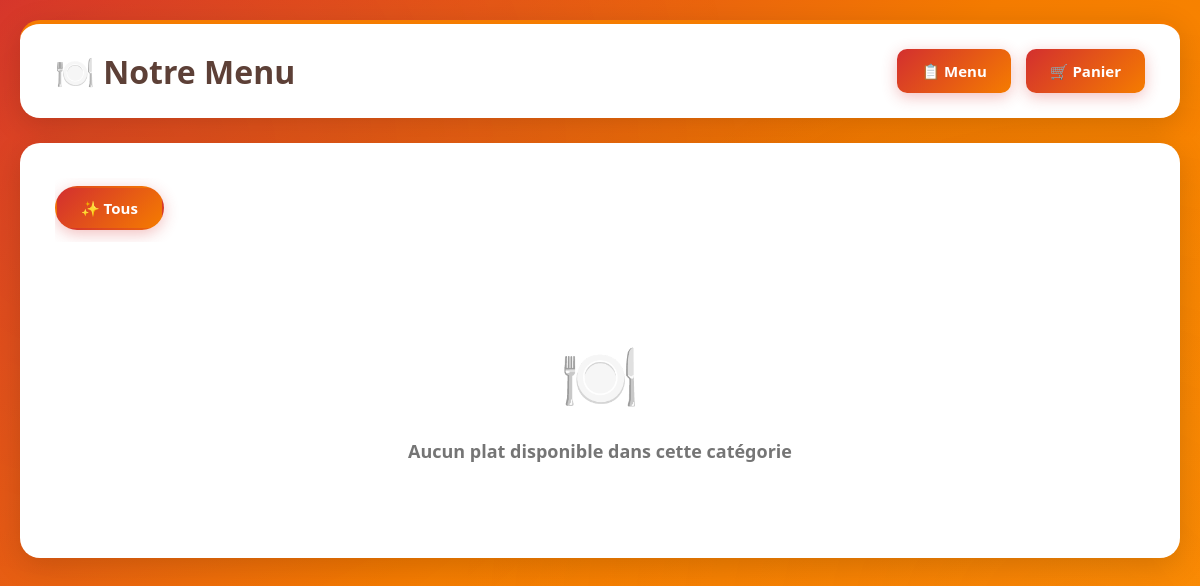
Before: /menu/ with the older database file.
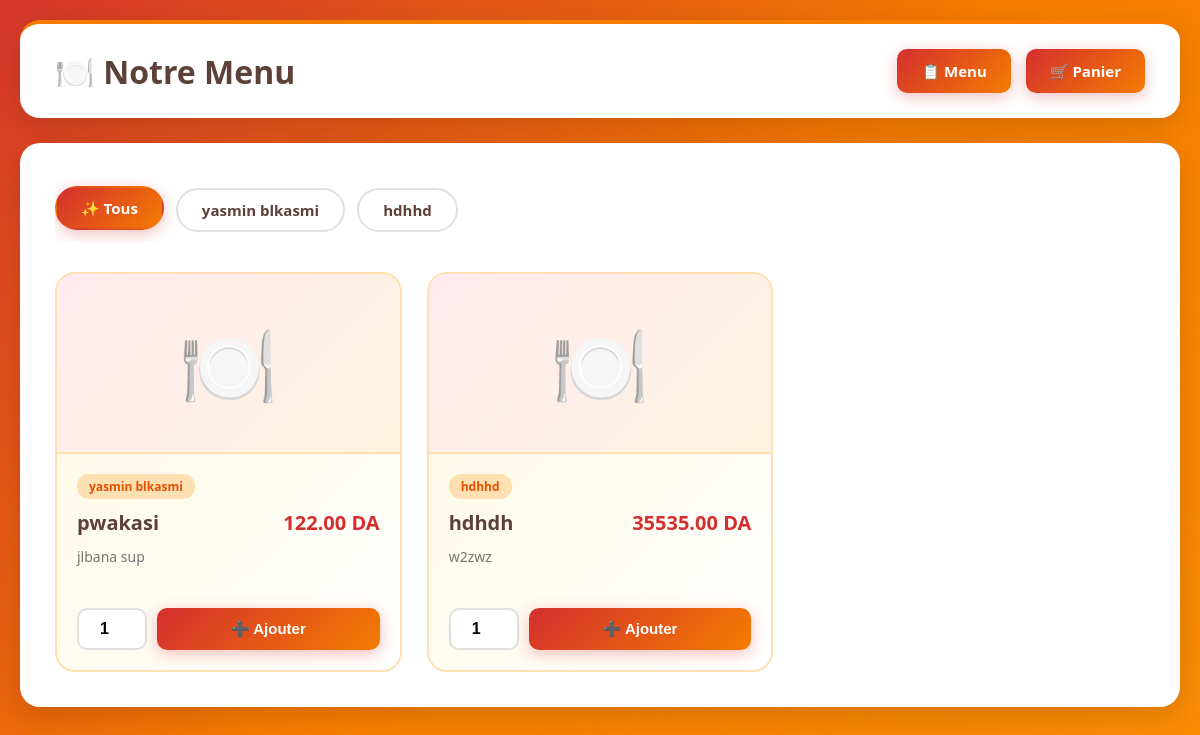
After: the same page with the newer database file.
### menu/models.py (models this page shows, shortened)
class Category(models.Model):
    name = models.CharField(max_length=100, unique=True)  # nom de la catégorie
    slug = models.SlugField(max_length=100, unique=True, blank=True)  # pour SEO

class MenuItem(models.Model):
    name = models.CharField(max_length=200)  # nom du plat
    description = models.TextField(blank=True)  # description optionnelle
    price = models.DecimalField(max_digits=10, decimal_places=2)  # prix
    available = models.BooleanField(default=True)  # disponible ou non
    category = models.ForeignKey(Category, on_delete=models.CASCADE, related_name='items')

### menu/views.py (the view, shortened to what this page needs)
# urls.py: path('menu/', menu_list_view, name='menu-list'),
def menu_list_view(request):
    category_slug = request.GET.get('category', 'all')
    categories = Category.objects.all()
    if category_slug == 'all':
        menu_items = MenuItem.objects.filter(available=True)
        current_category = 'all'
    else:
        category = get_object_or_404(Category, slug=category_slug)
        menu_items = MenuItem.objects.filter(category=category, available=True)
        current_category = category.slug
    cart = request.session.get('cart', {})
    cart_count = sum(cart.values())
    context = {
        'categories': categories,
        'menu_items': menu_items,
        'current_category': current_category,
        'cart_count': cart_count,
    }
    return render(request, 'menu/menu_list.html', context)

### menu/templates/menu/menu_list.html (shortened to what this page needs)
{% extends 'menu/base.html' %}
{% block header_title %}🍽️ Notre Menu{% endblock %}
{% block content %}
<div class="content">
    <div class="categories">
        <a href="{% url 'menu-list' %}?category=all"
           class="category-link {% if current_category == 'all' %}active{% endif %}">
            ✨ Tous
        </a>
        {% for category in categories %}
        <a href="{% url 'menu-list' %}?category={{ category.slug }}"
           class="category-link {% if current_category == category.slug %}active{% endif %}">
            {{ category.name }}
        </a>
        {% endfor %}
    </div>
    {% if menu_items %}
    <div class="menu-grid">
        {% for item in menu_items %}
        <div class="menu-item">
            <div class="item-icon">
                {% if item.category.name == 'Entrées' or item.category.name == 'Entrees' %}🥗
                {% elif item.category.name == 'Plats' or item.category.name == 'Plats principaux' %}🍝
                {% elif item.category.name == 'Desserts' %}🍰
                {% elif item.category.name == 'Boissons' %}🥤
                {% else %}🍽️{% endif %}
            </div>
            <div class="item-content">
                <span class="item-category">{{ item.category.name }}</span>
                <div class="item-header">
                    <div class="item-name">{{ item.name }}</div>
                    <div class="item-price">{{ item.price }} DA</div>
                </div>
                <div class="item-description">
                    {% if item.description %}
                        {{ item.description }}
                    {% else %}
                        Délicieux plat de notre menu.
                    {% endif %}
                </div>
                <form method="POST" action="{% url 'menu-list' %}" class="add-form">
                    <input type="number"
                           name="quantity"
                           value="1"
                           min="1"
                           class="quantity-input">
                    <button type="submit" class="add-btn">
                        ➕ Ajouter
                    </button>
                </form>
            </div>
        </div>
        {% endfor %}
    </div>
    {% else %}
    <div class="empty-state">
        <p style="font-size: 18px; font-weight: 600;">Aucun plat disponible dans cette catégorie</p>
    </div>
    {% endif %}
</div>
{% endblock %}

### menu/templates/menu/base.html (shortened to what this page needs)
<!DOCTYPE html>
<html lang="fr">
<head>
</head>
<body>
    <div class="container">
        <div class="header">
            <h1>{% block header_title %}🍽️ Restaurant{% endblock %}</h1>
            <div class="header-actions">
                {% block header_actions %}
                <a href="{% url 'menu-list' %}" class="btn">📋 Menu</a>
                <a href="{% url 'cart' %}" class="btn">
                    🛒 Panier
                </a>
                {% endblock %}
            </div>
        </div>
        {% block content %}{% endblock %}
    </div>
</body>
</html>

### menu/templates/menu/base.html (style rules this page uses)
* { margin: 0; padding: 0; box-sizing: border-box; }
body { font-family: 'Segoe UI', Tahoma, Geneva, Verdana, sans-serif; background: linear-gradient(135deg, #d32f2f 0%, #f57c00 50%, #ff9800 100%); min-height: 100vh; padding: 20px; position: relative; }
body::before { content: ''; position: fixed; top: 0; left: 0; right: 0; bottom: 0; background: radial-gradient(circle at 10% 20%, rgba(255, 152, 0, 0.1) 0%, transparent 50%), radial-gradient(circle at 90% 80%, rgba(211, 47, 47, 0.1) 0%, transparent 50%); pointer-events: none; z-index: 0; }
.container { max-width: 1400px; margin: 0 auto; position: relative; z-index: 1; }
.header { background: white; border-radius: 20px; padding: 25px 35px; margin-bottom: 25px; box-shadow: 0 8px 30px rgba(0, 0, 0, 0.15); display: flex; justify-content: space-between; align-items: center; border-top: 4px solid #f57c00; }
.header h1 { color: #5d4037; font-size: 32px; font-weight: 700; display: flex; align-items: center; gap: 10px; }
.header-actions { display: flex; gap: 15px; }
.btn { background: linear-gradient(135deg, #d32f2f 0%, #f57c00 100%); color: white; padding: 12px 24px; border: none; border-radius: 10px; font-size: 15px; font-weight: 600; cursor: pointer; text-decoration: none; display: inline-flex; align-items: center; gap: 8px; transition: all 0.3s ease; box-shadow: 0 4px 15px rgba(211, 47, 47, 0.3); }
.content { background: white; border-radius: 20px; padding: 35px; box-shadow: 0 8px 30px rgba(0, 0, 0, 0.15); margin-bottom: 25px; }

### menu/templates/menu/menu_list.html (style rules this page uses)
.categories { display: flex; gap: 12px; margin-bottom: 30px; overflow-x: auto; padding: 10px 0; }
.category-link { background: white; border: 2px solid #e0e0e0; padding: 10px 24px; border-radius: 25px; text-decoration: none; font-size: 15px; font-weight: 600; white-space: nowrap; transition: all 0.3s ease; color: #5d4037; }
.category-link:hover, .category-link.active { background: linear-gradient(135deg, #d32f2f 0%, #f57c00 100%); color: white; border-color: transparent; transform: translateY(-2px); box-shadow: 0 4px 15px rgba(211, 47, 47, 0.3); }
.menu-grid { display: grid; grid-template-columns: repeat(auto-fill, minmax(300px, 1fr)); gap: 25px; }
.menu-item { background: linear-gradient(135deg, #fff8e1 0%, #ffffff 100%); border: 2px solid #ffe0b2; border-radius: 20px; overflow: hidden; transition: all 0.3s ease; }
.item-icon { width: 100%; height: 180px; background: linear-gradient(135deg, #ffebee 0%, #fff3e0 100%); display: flex; align-items: center; justify-content: center; font-size: 80px; border-bottom: 2px solid #ffe0b2; }
.item-content { padding: 20px; }
.item-header { display: flex; justify-content: space-between; align-items: start; margin-bottom: 10px; gap: 10px; }
.item-name { font-size: 20px; font-weight: 700; color: #5d4037; flex: 1; }
.item-price { font-size: 20px; font-weight: 700; color: #d32f2f; white-space: nowrap; }
.item-category { display: inline-block; background: #ffe0b2; color: #e65100; padding: 4px 12px; border-radius: 12px; font-size: 12px; font-weight: 600; margin-bottom: 10px; }
.item-description { color: #757575; font-size: 14px; line-height: 1.6; margin-bottom: 20px; min-height: 42px; }
.add-form { display: flex; gap: 10px; align-items: center; }
.quantity-input { width: 70px; padding: 10px; border: 2px solid #e0e0e0; border-radius: 10px; font-size: 16px; font-weight: 600; text-align: center; transition: all 0.3s ease; }
.add-btn { flex: 1; background: linear-gradient(135deg, #d32f2f 0%, #f57c00 100%); color: white; border: none; padding: 12px 20px; border-radius: 10px; font-weight: 700; font-size: 15px; cursor: pointer; transition: all 0.3s ease; box-shadow: 0 4px 15px rgba(211, 47, 47, 0.3); }

Changed rows visible on the page:
added Category: name "yasmin blkasmi"
added Category: name "hdhhd"
added MenuItem: category.name "yasmin blkasmi", name "pwakasi", price "122.00", description "jlbana sup"
added MenuItem: category.name "hdhhd", name "hdhdh", price "35535.00", description "w2zwz"
Other visible differences:
text no longer shown: "Aucun plat disponible dans cette catégorie"
